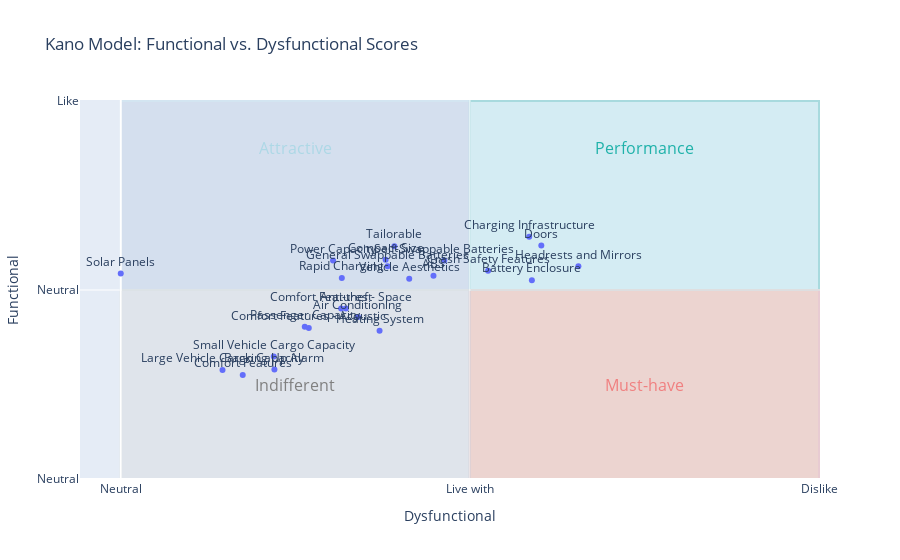

Notebook code cell kept with this figure:
### Code cell
import pandas as pd
import matplotlib.pyplot as plt
# Importing necessary modules and functions from your files
from GIANTS_data_load_and_preprocessing import load_data, preprocess_data
from GIANTS_kano_analysis import (get_feature_names, prepare_kano_data, apply_kano_scoring, calculate_kano_averages, plot_kano_results, 
                                  plot_kano_by_age_group, plot_feature_means_with_std
)
from GIANTS_survey_demographics import plot_age_distribution, plot_market_distribution, plot_income_distribution, plot_user_type_distribution
from GIANTS_clustering import preprocess_for_clustering, perform_clustering, visualize_clusters_with_pca, plot_elbow_method, analyze_survey_responses_by_cluster



# Step 1: Load the data
file_path = "C:/Users/TomiNordi2m/OneDrive - i2m Unternehmensentwicklung GmbH/Documents/Python/GIANTS Survey Data Analysis/Copy of 2024.09.12 GIANTS project_ User and stakeholder needs survey (Responses).xlsx"
df = load_data(file_path)

# Step 2: Preprocess the data
df = preprocess_data(df)


# Step 3: Prepare Kano data
df_kano = prepare_kano_data(df)

# Step 4: Get feature names for Kano analysis
feature_names = get_feature_names()



# Step 5: Apply Kano scoring
df_kano = apply_kano_scoring(df_kano, feature_names)

# Step 6: Calculate Kano averages
df_averages = calculate_kano_averages(df_kano, feature_names)

# Step 7: Plot Kano results 
plot_kano_results(df_averages)

### Figure 1 — Plotly figure (JSON) as saved in the notebook; plotly's stock layout.template omitted (floating-point values rounded to 4 significant figures)
{"data": [{"hovertemplate": "Average Dysfunctional Score=%{x}<br>Average Functional Score=%{y}<br>Feature=%{text}<extra></extra>", "legendgroup": "", "marker": {"color": "#636efa", "symbol": "circle"}, "mode": "markers+text", "name": "", "orientation": "v", "showlegend": false, "text": ["Heating System", "Air Conditioning", "Small Vehicle Cargo Capacity", "Large Vehicle Cargo Capacity", "Tailorable", "ABS", "Backing Up Alarm", "Headrests and Mirrors", "Crash Safety Features", "Passenger Capacity", "Doors", "Anti-theft", "Comfort Features", "Comfort Features - Space", "Comfort Features - Acoustic", "Compact Size", "Vehicle Aesthetics", "General Swappable Batteries", "Self-Swappable Batteries", "Power Capacity", "Rapid Charging", "Charging Infrastructure", "Battery Enclosure", "Solar Panels"], "textposition": "top center", "type": "scatter", "x": [1.483, 1.359, 0.8764, 0.583, 1.568, 1.792, 0.8803, 2.622, 2.104, 1.054, 2.409, 1.29, 0.6988, 1.263, 1.077, 1.517, 1.653, 1.529, 1.853, 1.216, 1.266, 2.34, 2.355, 0], "xaxis": "x", "y": [1.568, 1.714, 1.297, 1.154, 2.463, 2.151, 1.158, 2.251, 2.205, 1.61, 2.471, 1.803, 1.1, 1.803, 1.598, 2.32, 2.12, 2.251, 2.313, 2.313, 2.127, 2.564, 2.104, 2.174], "yaxis": "y"}], "layout": {"annotations": [{"font": {"color": "LightSeaGreen", "size": 16}, "showarrow": false, "text": "Performance", "x": 3, "y": 3.5}, {"font": {"color": "LightCoral", "size": 16}, "showarrow": false, "text": "Must-have", "x": 3, "y": 1}, {"font": {"color": "LightBlue", "size": 16}, "showarrow": false, "text": "Attractive", "x": 1, "y": 3.5}, {"font": {"color": "Gray", "size": 16}, "showarrow": false, "text": "Indifferent", "x": 1, "y": 1}], "legend": {"tracegroupgap": 0}, "shapes": [{"fillcolor": "PaleTurquoise", "layer": "below", "line": {"color": "LightSeaGreen"}, "opacity": 0.3, "type": "rect", "x0": 2, "x1": 4, "y0": 2, "y1": 4}, {"fillcolor": "LightSalmon", "layer": "below", "line": {"color": "LightCoral"}, "opacity": 0.3, "type": "rect", "x0": 2, "x1": 4, "y0": 0, "y1": 2}, {"fillcolor": "LightSteelBlue", "layer": "below", "line": {"color": "LightBlue"}, "opacity": 0.3, "type": "rect", "x0": 0, "x1": 2, "y0": 2, "y1": 4}, {"fillcolor": "LightGray", "layer": "below", "line": {"color": "Gray"}, "opacity": 0.3, "type": "rect", "x0": 0, "x1": 2, "y0": 0, "y1": 2}], "title": {"text": "Kano Model: Functional vs. Dysfunctional Scores"}, "xaxis": {"anchor": "y", "domain": [0, 1], "ticktext": ["Like", "Must-be", "Neutral", "Live with", "Dislike"], "tickvals": [-2, -1, 0, 2, 4], "title": {"text": "Dysfunctional"}}, "yaxis": {"anchor": "x", "domain": [0, 1], "ticktext": ["Dislike", "Live with", "Neutral", "Neutral", "Like"], "tickvals": [-2, -1, 0, 2, 4], "title": {"text": "Functional"}}}}
